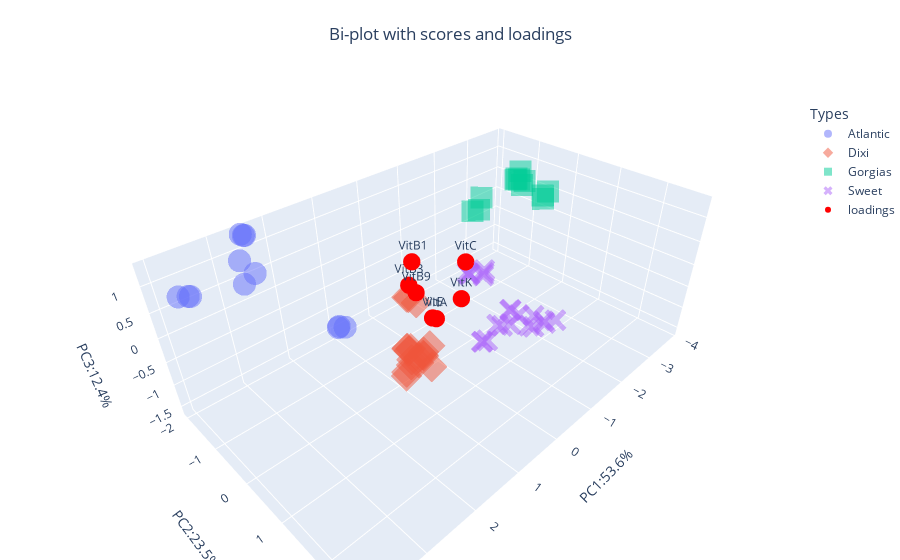

Notebook cell for this chart:
### Code cell
# 3D bi-plot
fig = px.scatter_3d(df_scores, x='PC1', y='PC2', z='PC3',
                    color='Types',
                    symbol='Types',
                    opacity=0.5)

fig.add_trace(go.Scatter3d(
    x=df_loadings['PC1'],
    y=df_loadings['PC2'],
    z=df_loadings['PC3'],
    mode='markers+text',
    marker=dict(size=6,color='red'),
    text=loadings_label,
    textposition='top center',
    name='loadings'
)
)

fig.update_layout(
                  title={
                    'text': 'Bi-plot with scores and loadings',
                    'x': 0.5,
                    'xanchor':'center',
                    'y': 0.95,
                    'yanchor':'top'},
                  margin=dict(l=0, r=0, b=0, t=50),
                  scene=dict(
                      xaxis_title='PC1:53.6%',
                      yaxis_title='PC2:23.5%',
                      zaxis_title='PC3:12.4%'),
                  legend=dict(x=0.9, y=0.9))  
# fig.update_traces(marker=dict(size=3))
fig.show()

### Figure 1 — Plotly figure (JSON) as saved in the notebook; plotly's stock layout.template omitted (floating-point values rounded to 4 significant figures)
{"data": [{"hovertemplate": "Types=Atlantic<br>PC1=%{x}<br>PC2=%{y}<br>PC3=%{z}<extra></extra>", "legendgroup": "Atlantic", "marker": {"color": "#636efa", "opacity": 0.5, "symbol": "circle"}, "mode": "markers", "name": "Atlantic", "scene": "scene", "showlegend": true, "type": "scatter3d", "x": [2.508, 2.486, 2.464, 1.67, 1.56, 1.672, 2.765, 3.022, 2.912, 3.922, 3.716, 3.772], "y": [-1.986, -1.932, -1.939, -0.7721, -0.7275, -0.736, -1.191, -1.071, -1.313, -1.339, -1.551, -1.282], "z": [1.319, 1.308, 1.299, -0.3804, -0.4087, -0.3356, 1.038, 1.014, 1.278, 1.087, 0.8945, 1.049]}, {"hovertemplate": "Types=Dixi<br>PC1=%{x}<br>PC2=%{y}<br>PC3=%{z}<extra></extra>", "legendgroup": "Dixi", "marker": {"color": "#EF553B", "opacity": 0.5, "symbol": "diamond"}, "mode": "markers", "name": "Dixi", "scene": "scene", "showlegend": true, "type": "scatter3d", "x": [-0.2354, -0.2442, -0.3718, 0.5146, 0.4107, 0.435, 0.1015, 0.4522, 0.4696, 0.8479, 0.9524, 0.5604, 0.2876, 0.2049, 0.2483, 0.5353, 0.4667, 0.4638], "y": [-1.138, -1.094, -1.009, -0.2119, -0.115, -0.2873, -0.1238, 0.2972, -0.04264, 0.0391, 0.153, -0.1566, -0.104, -0.1952, -0.1636, -0.2429, -0.3815, -0.3686], "z": [-0.8383, -0.8285, -0.9792, -1.599, -1.549, -1.564, -1.31, -1.374, -1.347, -1.419, -1.372, -1.135, -1.447, -1.449, -1.484, -1.256, -1.322, -1.307]}, {"hovertemplate": "Types=Gorgias<br>PC1=%{x}<br>PC2=%{y}<br>PC3=%{z}<extra></extra>", "legendgroup": "Gorgias", "marker": {"color": "#00cc96", "opacity": 0.5, "symbol": "square"}, "mode": "markers", "name": "Gorgias", "scene": "scene", "showlegend": true, "type": "scatter3d", "x": [-2.1, -1.734, -1.893, -3.798, -3.726, -3.671, -3.557, -3.583, -3.785, -3.784, -3.604, -3.506], "y": [-0.8952, -0.7891, -0.7677, -1.149, -1.155, -1.207, -1.195, -1.241, -1.273, -0.4909, -0.4887, -0.4065], "z": [0.7866, 0.6541, 0.6362, 0.5377, 0.4589, 0.5938, 0.6538, 0.6022, 0.73, 0.5024, 0.4715, 0.4532]}, {"hovertemplate": "Types=Sweet<br>PC1=%{x}<br>PC2=%{y}<br>PC3=%{z}<extra></extra>", "legendgroup": "Sweet", "marker": {"color": "#ab63fa", "opacity": 0.5, "symbol": "x"}, "mode": "markers", "name": "Sweet", "scene": "scene", "showlegend": true, "type": "scatter3d", "x": [-0.9168, -0.9274, -0.856, -0.2764, -0.211, -0.2619, 0.271, 0.2094, 0.1399, -0.2988, -0.2254, -0.2215, 0.3102, 0.4656, 0.1901, 0.4823, 0.257, 0.3909, 0.4047, 0.6572, 0.5883], "y": [-0.08614, -0.08932, -0.07114, 0.8542, 0.8909, 0.8583, 1.357, 1.286, 1.341, 1.629, 1.516, 1.502, 2.379, 2.407, 2.277, 2.688, 2.709, 2.602, 2.016, 1.969, 2.006], "z": [-0.1267, -0.1546, -0.06474, 0.6556, 0.5955, 0.605, -0.2872, -0.361, -0.3409, 0.1133, 0.1945, 0.187, 0.5971, 0.7157, 0.6854, 0.9254, 0.8665, 0.8618, 0.5036, 0.602, 0.5644]}, {"marker": {"color": "red", "size": 6}, "mode": "markers+text", "name": "loadings", "text": ["VitB9", "VitK", "VitE", "VitB3", "VitB1", "VitC", "VitA"], "textposition": "top center", "type": "scatter3d", "x": [0.474, 0.129, 0.3778, 0.4571, 0.3749, -0.3194, 0.4055], "y": [-0.04576, 0.7184, 0.2608, -0.2498, -0.239, 0.3818, 0.3853], "z": [0.1268, 0.2067, -0.3083, 0.1813, 0.6307, 0.5966, -0.2441]}], "layout": {"legend": {"title": {"text": "Types"}, "tracegroupgap": 0, "x": 0.9, "y": 0.9}, "margin": {"b": 0, "l": 0, "r": 0, "t": 50}, "scene": {"domain": {"x": [0, 1], "y": [0, 1]}, "xaxis": {"title": {"text": "PC1:53.6%"}}, "yaxis": {"title": {"text": "PC2:23.5%"}}, "zaxis": {"title": {"text": "PC3:12.4%"}}}, "title": {"text": "Bi-plot with scores and loadings", "x": 0.5, "xanchor": "center", "y": 0.95, "yanchor": "top"}}}
